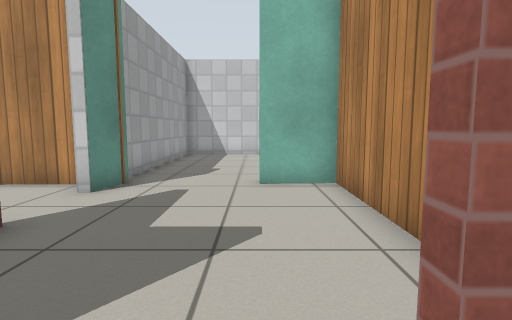
view 1 (above)

17 first-person views from a walk through a world built for the Gazebo simulator. The camera is 0.72 m above the floor, tilts 6° down and sees 80° across. The floor is counted in squares, 0.5 m on a side. Each view is taken from the middle of a square. On the plan, view 1 faces up. The plan holds only what a view shows up to about 14 squares ahead; the rest is blank. Simple patterns stand in for the simulator's built-in surfaces.

view 2
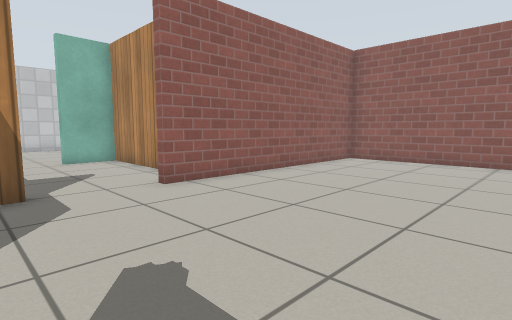

view 3
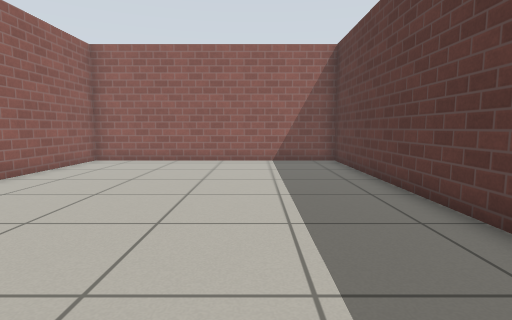

view 4
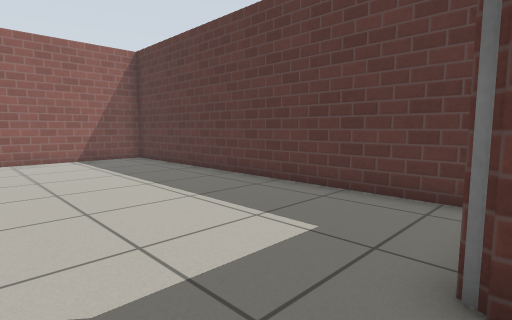

view 5
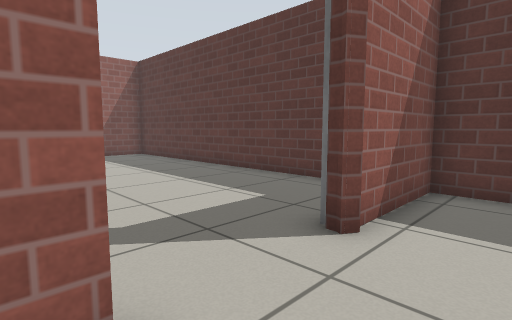

view 6
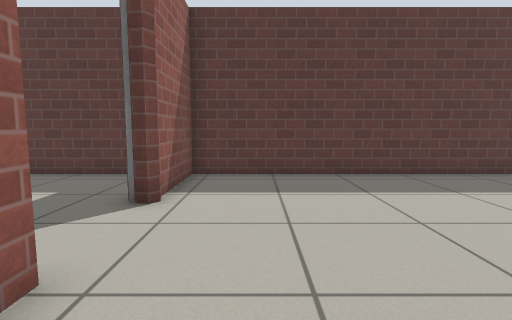

view 7
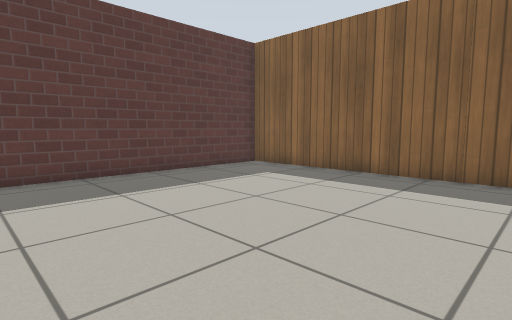

view 8
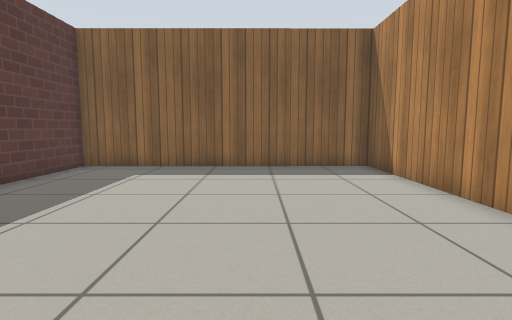

view 9
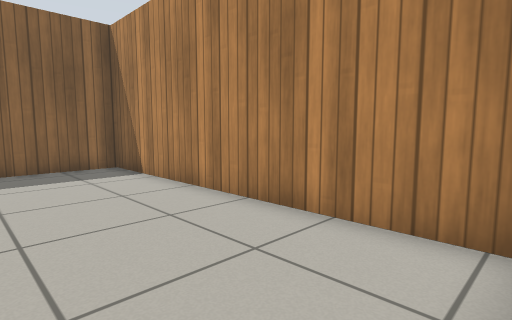

view 10
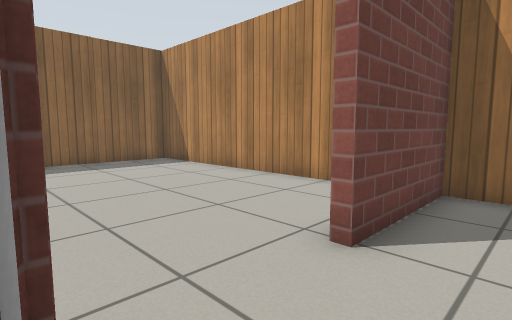

view 11
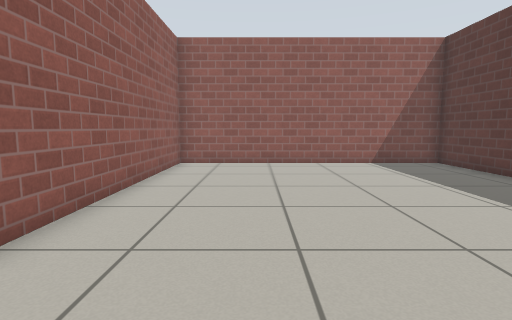

view 12
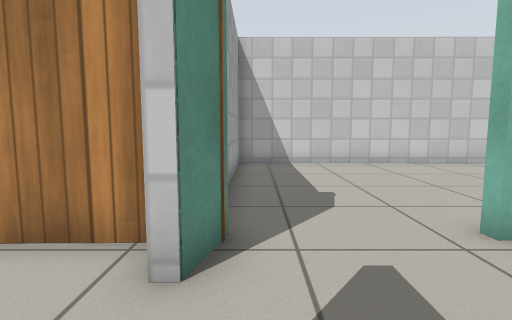

view 13
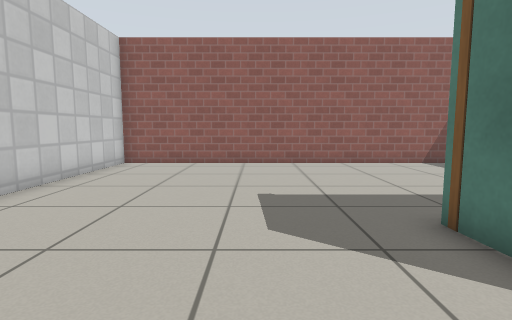

view 14
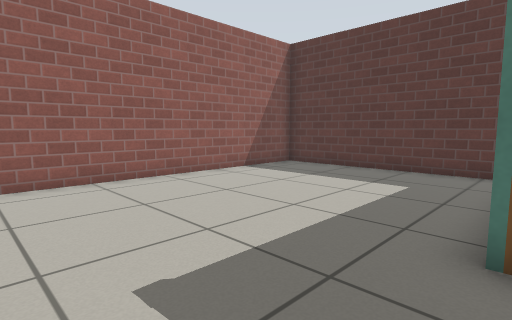

view 15
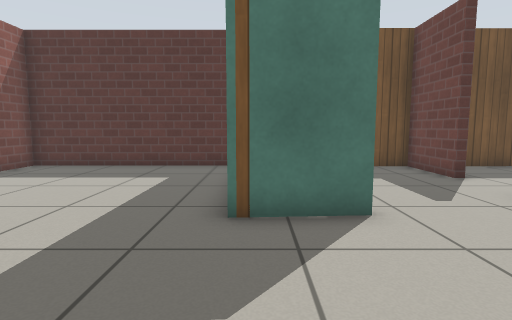

view 16
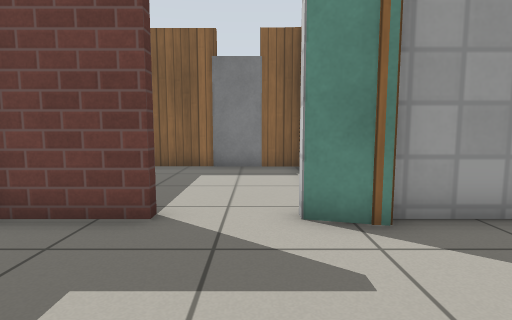

view 17
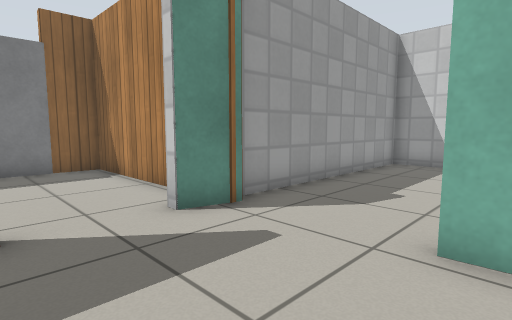

### Floor plan
Ten units are one square. View 1 is at (0, 0); x grows to the right and y downward. Boxes are objects, and circles mark ways between rooms. Rooms are numbered by the first view taken in them; rooms with no view inside come last. Other rooms are left out.
<svg viewBox="-159 -170 269 270">
<path fill="none" stroke="#000" d="M-40 56 -34 60M-40 57 -35 57M-19 -13 -37 -13 -37 27 -40 27M-29 95 105 95 105 -11 8 -11M-40 27 -40 20M-43 -13 -154 -13 -154 95 -40 95 -40 57M21 -38 21 -78 1 -78 1 -81 25 -82M-34 -80 -37 -67 -41 -67M30 -14 105 -14 105 -164 -37 -165 -37 -81M8 -11 8 -15M-41 -43 -37 -43 -37 -16 -24 -16M-104 -44 -105 -22M-77 -16 -58 -16M-43 -77 -103 -76 -103 -64"/>
<rect x="-115" y="-65" width="10" height="20" fill="#bbb"><title>door leaf</title></rect>
<circle cx="-40" cy="40" r="3" fill="#2a7"/>
<circle cx="-10" cy="-13" r="3" fill="#2a7"/>
<circle cx="-40" cy="-55" r="3" fill="#2a7"/>
<text x="30" y="40">1</text>
<text x="-100" y="40">2</text>
<text x="30" y="-90">3</text>
<text x="-80" y="-50">4</text>
</svg>
Room 1 opens to room 2. Room 1 opens to room 3. Room 3 opens to room 4.

Where each view was taken, in squares from view 1:
view 1: 0 up, 0 right, facing up
view 2: 6 down, 3 left, facing up-right
view 3: 6 down, 3 left, facing right
view 4: 3 down, 4 left, facing down-right
view 5: 2 down, 6 left, facing down-right
view 6: 0 up, 6 left, facing down
view 7: 0 up, 6 left, facing down-left
view 8: 3 down, 4 left, facing left
view 9: 3 down, 4 left, facing up-left
view 10: 6 down, 2 left, facing up-left
view 11: 2 down, 2 left, facing right
view 12: 4 up, 3 left, facing up
view 13: 11 up, 2 left, facing right
view 14: 12 up, 2 right, facing down-right
view 15: 13 up, 2 right, facing down
view 16: 6 up, 1 right, facing left
view 17: 4 up, 1 right, facing up-left
